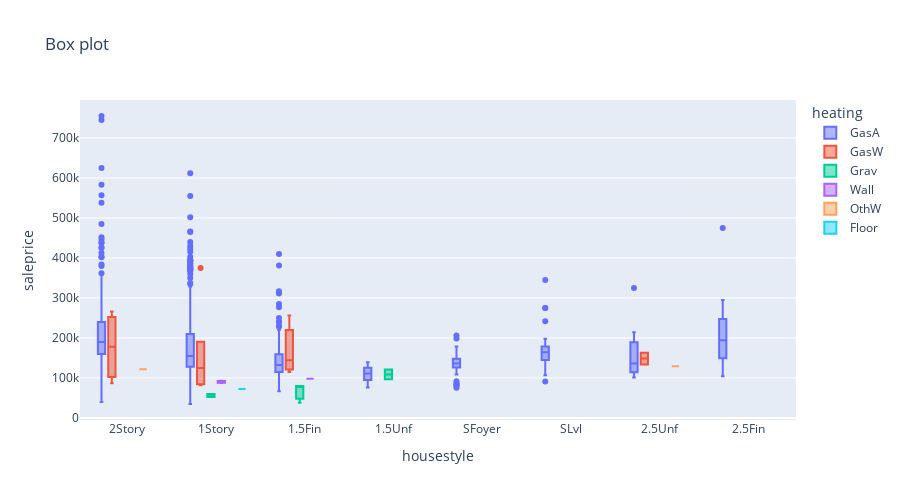

Notebook cell for this chart:
### Code cell
px.box(
    data_frame=data, y=TARGET_NAME,
    x="housestyle", color="heating",
    title="Box plot",
    #hover_data=[Heating"],
    boxmode="group",
    #notched=True, # used notched shape
    points=None,
    width=900,
    height=500,
)

### Figure 1 — Plotly figure (JSON) as saved in the notebook; plotly's stock layout.template omitted (floating-point values rounded to 4 significant figures; data arrays with more than 128 entries replaced by an {"elided": "..."} marker saying what was removed)
{"data": [{"alignmentgroup": "True", "hovertemplate": "heating=GasA<br>housestyle=%{x}<br>saleprice=%{y}<extra></extra>", "legendgroup": "GasA", "marker": {"color": "#636efa"}, "name": "GasA", "notched": false, "offsetgroup": "GasA", "orientation": "v", "showlegend": true, "type": "box", "x": {"elided": "1428 str values"}, "x0": " ", "xaxis": "x", "y": {"elided": "1428 int values"}, "y0": " ", "yaxis": "y"}, {"alignmentgroup": "True", "hovertemplate": "heating=GasW<br>housestyle=%{x}<br>saleprice=%{y}<extra></extra>", "legendgroup": "GasW", "marker": {"color": "#EF553B"}, "name": "GasW", "notched": false, "offsetgroup": "GasW", "orientation": "v", "showlegend": true, "type": "box", "x": ["1.5Fin", "2.5Unf", "1.5Fin", "1.5Fin", "1Story", "2Story", "2Story", "1Story", "2.5Unf", "2Story", "1.5Fin", "1Story", "1Story", "1Story", "2Story", "1.5Fin", "1.5Fin", "1.5Fin"], "x0": " ", "xaxis": "x", "y": [225000, 133900, 115000, 205000, 375000, 239000, 87000, 129000, 163000, 265979, 116000, 125000, 82000, 85000, 117500, 144000, 256000, 136000], "y0": " ", "yaxis": "y"}, {"alignmentgroup": "True", "hovertemplate": "heating=Grav<br>housestyle=%{x}<br>saleprice=%{y}<extra></extra>", "legendgroup": "Grav", "marker": {"color": "#00cc96"}, "name": "Grav", "notched": false, "offsetgroup": "Grav", "orientation": "v", "showlegend": true, "type": "box", "x": ["1.5Fin", "1.5Unf", "1Story", "1.5Fin", "1.5Fin", "1Story", "1.5Unf"], "x0": " ", "xaxis": "x", "y": [79000, 96500, 60000, 37900, 80000, 52500, 121000], "y0": " ", "yaxis": "y"}, {"alignmentgroup": "True", "hovertemplate": "heating=Wall<br>housestyle=%{x}<br>saleprice=%{y}<extra></extra>", "legendgroup": "Wall", "marker": {"color": "#ab63fa"}, "name": "Wall", "notched": false, "offsetgroup": "Wall", "orientation": "v", "showlegend": true, "type": "box", "x": ["1Story", "1.5Fin", "1Story", "1Story"], "x0": " ", "xaxis": "x", "y": [87500, 98000, 92900, 90000], "y0": " ", "yaxis": "y"}, {"alignmentgroup": "True", "hovertemplate": "heating=OthW<br>housestyle=%{x}<br>saleprice=%{y}<extra></extra>", "legendgroup": "OthW", "marker": {"color": "#FFA15A"}, "name": "OthW", "notched": false, "offsetgroup": "OthW", "orientation": "v", "showlegend": true, "type": "box", "x": ["2.5Unf", "2Story"], "x0": " ", "xaxis": "x", "y": [129500, 122000], "y0": " ", "yaxis": "y"}, {"alignmentgroup": "True", "hovertemplate": "heating=Floor<br>housestyle=%{x}<br>saleprice=%{y}<extra></extra>", "legendgroup": "Floor", "marker": {"color": "#19d3f3"}, "name": "Floor", "notched": false, "offsetgroup": "Floor", "orientation": "v", "showlegend": true, "type": "box", "x": ["1Story"], "x0": " ", "xaxis": "x", "y": [72500], "y0": " ", "yaxis": "y"}], "layout": {"boxmode": "group", "height": 500, "legend": {"title": {"text": "heating"}, "tracegroupgap": 0}, "title": {"text": "Box plot"}, "width": 900, "xaxis": {"anchor": "y", "domain": [0, 1], "title": {"text": "housestyle"}}, "yaxis": {"anchor": "x", "domain": [0, 1], "title": {"text": "saleprice"}}}}
